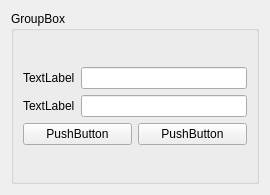
<?xml version="1.0" encoding="UTF-8"?>
<ui version="4.0">
 <class>ticket_refund_confirm</class>
 <widget class="QWidget" name="ticket_refund_confirm">
  <property name="geometry">
   <rect>
    <x>0</x>
    <y>0</y>
    <width>270</width>
    <height>195</height>
   </rect>
  </property>
  <property name="windowTitle">
   <string>Form</string>
  </property>
  <layout class="QGridLayout" name="gridLayout_2">
   <item row="0" column="0">
    <widget class="QGroupBox" name="groupBox">
     <property name="title">
      <string>GroupBox</string>
     </property>
     <layout class="QGridLayout" name="gridLayout">
      <item row="0" column="0">
       <layout class="QVBoxLayout" name="verticalLayout">
        <item>
         <layout class="QHBoxLayout" name="horizontalLayout">
          <item>
           <widget class="QLabel" name="label_UserID">
            <property name="text">
             <string>TextLabel</string>
            </property>
           </widget>
          </item>
          <item>
           <widget class="QLineEdit" name="lineEdit_UserID"/>
          </item>
         </layout>
        </item>
        <item>
         <layout class="QHBoxLayout" name="horizontalLayout_2">
          <item>
           <widget class="QLabel" name="label_Pwd">
            <property name="text">
             <string>TextLabel</string>
            </property>
           </widget>
          </item>
          <item>
           <widget class="QLineEdit" name="lineEdit_Pwd"/>
          </item>
         </layout>
        </item>
        <item>
         <layout class="QHBoxLayout" name="horizontalLayout_3">
          <item>
           <widget class="QPushButton" name="pushButton_confirm">
            <property name="text">
             <string>PushButton</string>
            </property>
           </widget>
          </item>
          <item>
           <widget class="QPushButton" name="pushButton_cancel">
            <property name="text">
             <string>PushButton</string>
            </property>
           </widget>
          </item>
         </layout>
        </item>
       </layout>
      </item>
     </layout>
    </widget>
   </item>
  </layout>
 </widget>
 <resources/>
 <connections/>
</ui>
